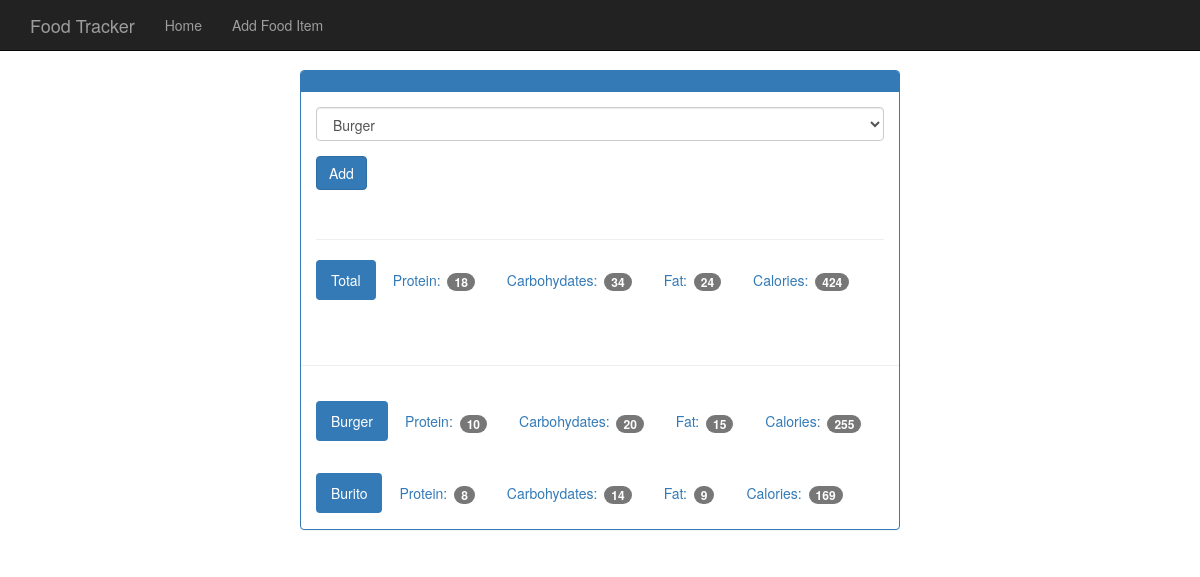
Page /view/20190817 on the committed database.
### tables this page shows
CREATE TABLE food (
    id integer primary key autoincrement,
    name text not null,
    protein integer not null,
    carbohydrates integer not null,
    fat integer not null,
    calories integer not null
);

### app.py (the view)
@app.route('/view/<date>', methods=['GET', 'POST'])
def view(date):
    db = get_db()
    cur = db.execute('SELECT id, entry_date FROM log_date WHERE entry_date = ?', [date])
    date_result = cur.fetchone()
    if request.method == 'POST':
        db.execute('INSERT INTO food_date (food_id, log_date_id) VALUES (?, ?)', [request.form['food_select'], date_result['id']])
        db.commit()
    d = datetime.strptime(str(date_result['entry_date']), '%Y%m%d')
    pretty_date = datetime.strftime(d, '%B %d, %Y')
    food_cur = db.execute('SELECT id, name FROM food')
    food_results = food_cur.fetchall()
    log_cur = db.execute('''SELECT food.name, food.protein, food.carbohydrates, food.fat, food.calories
                            FROM log_date
                            JOIN food_date ON food_date.log_date_id = log_date.id
                            JOIN food ON food.id = food_date.food_id
                            WHERE log_date.entry_date = ?''', [date])
    log_results = log_cur.fetchall()
    totals = {}
    totals['protein'] = 0
    totals['carbohydrates'] = 0
    totals['fat'] = 0
    totals['calories'] = 0
    for food in log_results:
        totals['protein'] += food['protein']
        totals['carbohydrates'] += food['carbohydrates']
        totals['fat'] +=  food['fat']
        totals['calories'] += food['calories']
    return render_template('day.html', food_results=food_results,
                            entry_date=date_result['entry_date'], pretty_date=pretty_date,
                            log_results=log_results, totals=totals)

### database.py (called while the page is built)
def connect_db():
    sql = sqlite3.connect('/home/codemask/Documents/FlaskProject/foodtracker/food_log.db', timeout=10)
    sql.row_factory = sqlite3.Row
    return sql

def get_db():
    if not hasattr(g, 'sqlite_db'):
        g.sqlite_db = connect_db()
    return g.sqlite_db

### templates/day.html (shortened to what this page needs)
{% extends "base.html" %}
{% block body %}
    <nav class="navbar navbar-inverse navbar-fixed-top">
      <div class="container">
        <div class="navbar-header">
          <a class="navbar-brand" href="{{ url_for('index') }}">Food Tracker</a>
        </div>
        <div id="navbar" class="navbar-collapse collapse">
          <ul class="nav navbar-nav">
            <li><a href="{{ url_for('index') }}">Home</a></li>
            <li><a href="{{ url_for('food') }}">Add Food Item</a></li>
          </ul>
        </div>
      </div>
    </nav>
    <div class="container theme-showcase col-sm-6 col-sm-offset-3" role="main">
      <div class="row">
        <div>
          <div class="panel panel-primary">
            <div class="panel-heading">
            </div>
            <div class="panel-body">
              <form method="POST" action="{{ url_for('view', date=entry_date) }}">
                <div class="form-group">
                  <select class="form-control" name="food_select">
                    {% for food in food_results %}
                        <option value={{ food.id }}>{{ food.name }}</option>
                    {% endfor %}
                  </select>
                </div>
                <button type="submit" class="btn btn-primary">Add</button>
              </form>
              <div class="page-header"></div>
              <ul class="nav nav-pills" role="tablist">
                <li class="active"><a>Total</a></li>
                <li><a>Protein: <span class="badge">{{ totals.protein }}</span></a></li>
                <li><a>Carbohydates: <span class="badge">{{ totals.carbohydrates }}</span></a></li>
                <li><a>Fat: <span class="badge">{{ totals.fat }}</span></a></li>
                <li><a>Calories: <span class="badge">{{ totals.calories }}</span></a></li>
              </ul>
            </div>
            <div class="page-header"></div>
            {% for food in log_results %}
            <div class="panel-body">
              <ul class="nav nav-pills" role="tablist">
                <li class="active"><a>{{ food.name }}</a></li>
                <li><a>Protein: <span class="badge">{{ food.protein }}</span></a></li>
                <li><a>Carbohydates: <span class="badge">{{ food.carbohydrates }}</span></a></li>
                <li><a>Fat: <span class="badge">{{ food.fat }}</span></a></li>
                <li><a>Calories: <span class="badge">{{ food.calories }}</span></a></li>
              </ul>
            </div>
            {% endfor %}
          </div>
        </div>
      </div>
    </div>
{% endblock %}

### static/theme.css (style rules this page uses)
body { padding-top: 70px; padding-bottom: 30px; }

### rows in the picture
food: name "Burger", protein "10", carbohydrates "20", fat "15", calories "255"
food: name "Burito", protein "8", carbohydrates "14", fat "9", calories "169"

### other values in the picture
{{ totals.protein }} "18"
{{ totals.carbohydrates }} "34"
{{ totals.fat }} "24"
{{ totals.calories }} "424"
form field food_select "Burger"
